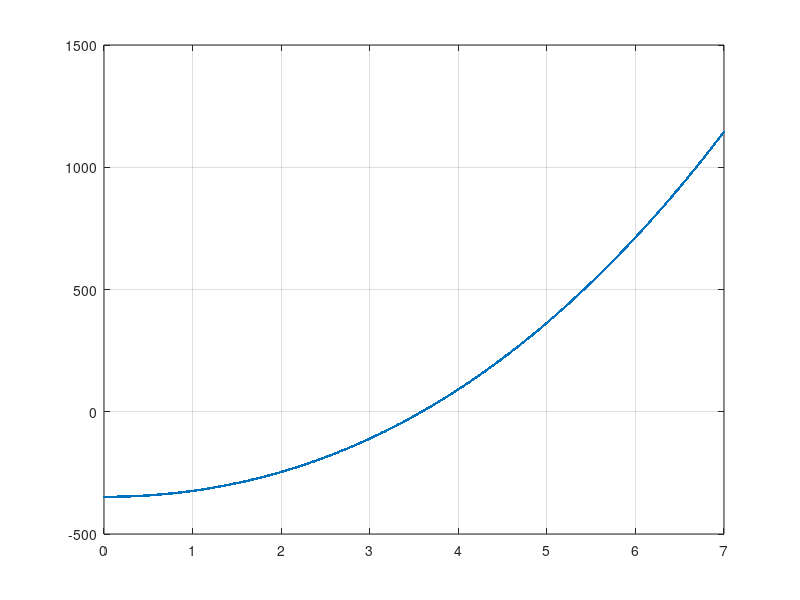

Write MATLAB code to recreate this figure.
%
% Modelo 1
clear

S = 281.1 % mm^2 
D = 21.793 % mm
E = 7730 % kg / mm^2 
alpha = 19E-6
Q_R = 8817.8 % kg
P_c = 0.974 % kg / m
a = 300

ph = 0.36 * sqrt(D)
pa = P_c + ph
T1 = Q_R / 3
t_1 = T1 / S

%& b
p_1 = pa
theta_1 = -20
theta_2 = 50
p_2 = P_c

K = t_1 - a^2*p_1^2*E / (24*S^2*t_1^2)
k1 = K - alpha*E*(theta_2 - theta_1) 
k2 = a^2 * p_2^2 * E / (24 * S^2)

% barrido
t2 = 0:.01:7;
y = t2.^2 .* ( t2 - k1) - k2;
plot(t2, y, '.-')
grid on
% ylim([-10 10])

t2 = 10
fprintf('Iter 0 %f\n', t2);

t2 = sqrt(k2 / ( t2 - k1 ));
fprintf('Iter 1 %f\n', t2);

t2 = sqrt(k2 / ( t2 - k1 ));
fprintf('Iter 2 %f\n', t2);

t2 = sqrt(k2 / ( t2 - k1 ));
fprintf('Iter 3 %f\n', t2);

t2 = sqrt(k2 / ( t2 - k1 ));
fprintf('Iter 4 %f\n', t2);

t2 = sqrt(k2 / ( t2 - k1 ));
fprintf('Iter 5 %f\n', t2);

t2 = sqrt(k2 / ( t2 - k1 ));
fprintf('Iter 6 %f\n', t2);


% flecha
flecha = p_2 * a * a / (8 * S * t2)

CS = Q_R / (S*t2)

